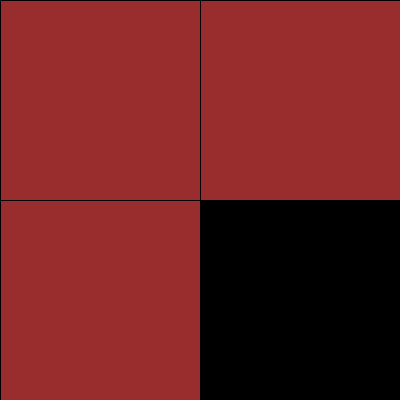
Frame 1 (no input)
Frame 60 (the mouse pressed at the canvas centre just before this capture): identical to frame 1, image omitted
Frame 120 (the mouse held since frame 60 and released just before this capture): identical to frame 1, image omitted

The Processing sketch that drew this single still picture (run headless with seeded random() and noise(); from frame 60 on, the mouse is pressed at the canvas centre):

// Processing sketch: processing_9959
// ── processing_9959.pde

// Omer Ipekci
// April 1st, 2010
// Visual Programming Class
// Shapes and Mouse
// !! Drag over & Click and Drag & Click while over !!
int a=100,c=100,d=100,kx=0;
float k=200,k2=200;
boolean klik, over;


void setup() {
  size(400, 400);
  colorMode(HSB, 100);
  background(0);


}

void draw() {
  klik = false;
  fill(a,70,60);
  rectMode(CENTER);
  rect(100,100,k2,k2);
  rectMode(CORNER);
  fill(c,70,60);
  rect(0,200,200,200);
  fill(d,70,60);
  rect(200,0,200,200);

  if (mousePressed==true){
    klik=true;
  }
  else {
    klik=false;
  }


  //shapes
  //1
  k= constrain((dist(mouseX,mouseY,100,100)*2),0,200);
  if ((k<199)&&(klik==true)){
    a=int(k/2);
    k2=k;
  }
  println(k);
  //2
  if ((mouseX>200)&&(mouseY<200)){
    d=int(norm(mouseX,200,400)*100);
  }
  //3
  if ((mouseX>0)&&(mouseY>200)){
    over=true;
  }
}

void mouseClicked(){
  if (over == true) {
    c=int(random(0,100));
  }
}
